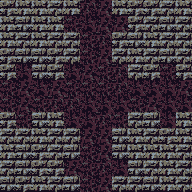

This is a level from a 2D game, rendered from its Tiled map with the project's own tilesets. A one-line summary and the complete map file follow:
An orthogonal 12x12 tile map with 16x16 px tiles, 1 tile layer (tile) and 8 objects.

<map version="1.0" tiledversion="1.1.2" orientation="orthogonal" renderorder="right-down" width="12" height="12" tilewidth="16" tileheight="16" infinite="0" nextobjectid="39">
 <tileset firstgid="1" source="tileset.tsx" />
 <layer name="tile" width="12" height="12">
  <data encoding="csv">
4,3,3,2,3,6,7,3,4,4,2,3,
3,5,3,3,9,8,7,7,4,2,5,2,
3,2,3,2,2,9,6,4,5,3,2,2,
4,5,5,4,2,9,7,2,3,2,5,2,
4,8,5,4,8,7,9,6,2,4,9,4,
9,7,8,7,9,9,9,6,8,8,8,7,
9,7,9,6,6,8,8,8,9,7,8,8,
4,9,5,3,8,8,6,9,2,5,8,3,
2,2,3,2,2,7,7,5,3,2,4,3,
3,5,4,2,5,9,7,5,3,3,3,2,
2,5,4,4,7,9,6,8,5,2,3,2,
5,4,3,2,5,9,7,2,2,5,3,2
</data>
 </layer>
 <objectgroup name="furniture">
  <object id="31" gid="54" x="160" y="80" width="16" height="16" />
  <object id="32" gid="54" x="160" y="128" width="16" height="16" />
  <object id="33" gid="54" x="112" y="176" width="16" height="16" />
  <object id="34" gid="54" x="64" y="176" width="16" height="16" />
  <object id="35" gid="54" x="16" y="128" width="16" height="16" />
  <object id="36" gid="54" x="16" y="80" width="16" height="16" />
  <object id="37" gid="54" x="64" y="32" width="16" height="16" />
  <object id="38" gid="54" x="112" y="32" width="16" height="16" />
 </objectgroup>
 <objectgroup name="description" />
</map>
